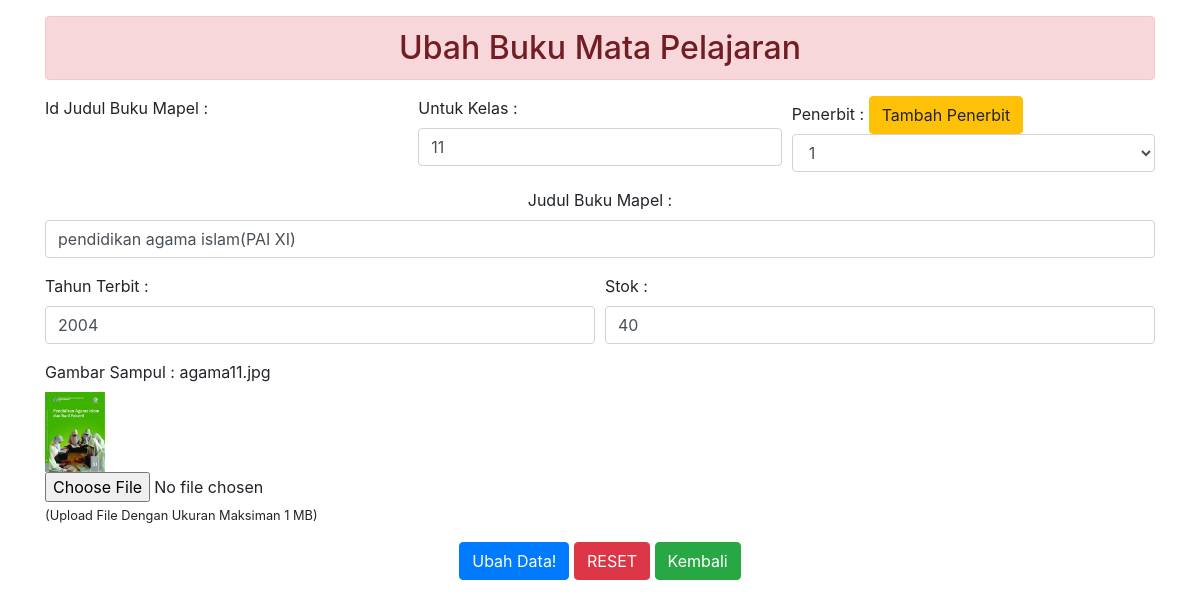
Page /admin/ubah_mapel.php?id=ag11 (signed in) on the committed database.
### tables this page shows
CREATE TABLE `buku_mapel_kelas` (
  `id_judul_buku_mapel` varchar(7) NOT NULL,
  `judul_buku_mapel` varchar(50) NOT NULL,
  `id_penerbit` int(5) NOT NULL,
  `tahun_terbit` year(4) NOT NULL,
  `untuk_kelas` varchar(5) NOT NULL,
  `gambar_sampul` varchar(30) NOT NULL,
  `stok` int(5) NOT NULL
);

### admin/functions.php (called while the page is built, shortened)
<?php
$conn = mysqli_connect("localhost", "root", "", "perpustakaan");
function query($query) {
    global $conn;
    $result = mysqli_query($conn, $query);
    $rows = [];
    while ($row = mysqli_fetch_assoc($result)){
        $rows[] = $row;
    }
    return $rows;
}
?>

### admin/ubah_mapel.php (the view, shortened to what this page needs)
<?php
  include 'functions.php';
  $id = $_GET["id"];
  $data = query("SELECT * FROM buku_mapel_kelas WHERE id_judul_buku_mapel = '$id'")[0];
?>
<!DOCTYPE html>
<html lang="en">
<head>
    <link rel="stylesheet" href="css/css/bootstrap.min.css">
</head>
<body>
    <div class="container">
    <h2 class="alert alert-danger text-center mt-3">Ubah Buku Mata Pelajaran</h2>
    <form action="" method="post" enctype="multipart/form-data">
        <div class="form-row">
                <div class="form-group col-md-4">
                  <label for="id_judul_buku_mapel">Id Judul Buku Mapel : </label>
                </div>
                <div class="form-group col-md-4">
                  <label for="untuk_kelas">Untuk Kelas : </label>
                  <input type="text" class="form-control" value="<?php echo $data['untuk_kelas'] ?>" name="untuk_kelas" id="untuk_kelas">
                </div>
                <div class="form-group col-md-4">
                  <label for="id_penerbit">Penerbit : </label> <a href="penerbit.php" class="btn btn-warning" title="tambah_penerbit">Tambah Penerbit</a>
                  <select class="form-control" name="id_penerbit" id="id_penerbit" required >
                  <option value="<?php echo $data['id_penerbit'] ?>"><?php echo $data['id_penerbit'] ?></option>
                </select>
                </div>
            </div>
            <div class="form-group text-center">
                  <label for="judul_buku_mapel">Judul Buku Mapel : </label>
                  <input type="text" class="form-control" value ="<?php echo $data['judul_buku_mapel']?>" name="judul_buku_mapel" id="judul_buku_mapel">
            </div>
            <div class="form-row">
            <div class="form-group col-md-6">
              <label for="tahun_terbit">Tahun Terbit : </label>
              <input type="text" class="form-control" value ="<?php echo $data['tahun_terbit'] ?>" name="tahun_terbit" id="tahun_terbit">
            </div>
            <div class="form-group col-md-6">
              <label for="stok">Stok : </label>
              <input type="text" class="form-control" value ="<?php echo $data['stok'] ?>" name="stok" id="stok">
            </div>
            </div>
            <div class="form-group">
              <label for="gambar_sampul">Gambar Sampul : <?php echo $data['gambar_sampul'] ?></label><br>
              <img src="img/mapel/<?= $data['gambar_sampul'] ?>" width="60">
              <input type="file" name="gambar_sampul" class="form-control-file" id="gambar_sampul">
              <small>(Upload File Dengan Ukuran Maksiman 1 MB)</small>
            </div>
            <div class="text-center">
              <button type="submit" class="btn btn-primary" name="submit">Ubah Data!</button>
              <button type="reset" class="btn btn-danger">RESET</button>
              <a href="mapel.php" class="btn btn-success">Kembali</a>
            </div>
        </form>
    </div>
</body>
</html>

### rows in the picture
buku_mapel_kelas: untuk_kelas "11", id_penerbit "1", judul_buku_mapel "pendidikan agama islam(PAI XI)", tahun_terbit "2004", stok "40", gambar_sampul "agama11.jpg", gambar_sampul (picture)
